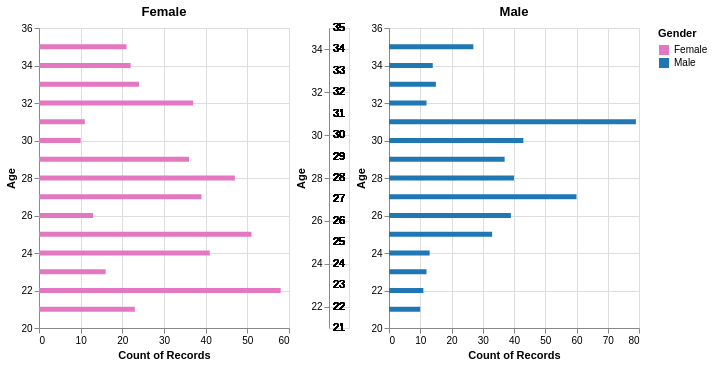

The cell this chart's notebook holds for it:
### Code cell
# Select rows of data where users are either male or female
new_dataF = data[(hyp_data_new['Gender'] == "Female")]
new_dataM = data[(hyp_data_new['Gender'] == "Male")]

base2 = alt.Chart(new_data).transform_calculate(
    gender=alt.expr.if_(alt.datum.sex == 1, 'Male', 'Female')
).properties(
    width=250
)

left2 = alt.Chart(new_dataF).encode(
    x = alt.X('count(Dominant_Emotion)'),
    y = alt.Y('Age' , sort='ascending'),
    color = alt.Color('Gender', scale=alt.Scale(range=['#e377c2','#1f77b4']))
) .mark_bar().properties(width=250, title='Female')

middle2 = base2.encode(
    y = alt.Y('Age',
    scale=alt.Scale(domain=(21,35))),
    text = alt.Text('Age'),
).mark_text().properties(width=20)

right2 = alt.Chart(new_dataM).encode(
    x = alt.X('count(Dominant_Emotion)'),
    y = alt.Y('Age'),
    color = alt.Color('Gender' , scale=alt.Scale(range=['#e377c2','#1f77b4']))
).mark_bar().properties(width=250, title='Male')

pyramid2 = alt.concat(left2, middle2, right2, spacing=5)
pyramid2

### Figure 1 — Vega-Lite specification as saved in the notebook (floating-point values rounded to 4 significant figures; data arrays with more than 128 entries replaced by an {"elided": "..."} marker saying what was removed)
{"config": {"view": {"continuousWidth": 400, "continuousHeight": 300}}, "concat": [{"data": {"name": "data-28ad0ce09f046281c1c91cd1a54eab29"}, "mark": "bar", "encoding": {"color": {"field": "Gender", "scale": {"range": ["#e377c2", "#1f77b4"]}, "type": "nominal"}, "x": {"aggregate": "count", "field": "Dominant_Emotion", "type": "nominal"}, "y": {"field": "Age", "sort": "ascending", "type": "quantitative"}}, "title": "Female", "width": 250}, {"data": {"name": "data-352497a100e7011689178c5d5086f4f8"}, "mark": "text", "encoding": {"text": {"field": "Age", "type": "quantitative"}, "y": {"field": "Age", "scale": {"domain": [21, 35]}, "type": "quantitative"}}, "transform": [{"calculate": "if((datum.sex === 1),'Male','Female')", "as": "gender"}], "width": 20}, {"data": {"name": "data-301289a07012fe2221749af56ee72331"}, "mark": "bar", "encoding": {"color": {"field": "Gender", "scale": {"range": ["#e377c2", "#1f77b4"]}, "type": "nominal"}, "x": {"aggregate": "count", "field": "Dominant_Emotion", "type": "nominal"}, "y": {"field": "Age", "type": "quantitative"}}, "title": "Male", "width": 250}], "spacing": 5, "$schema": "https://vega.github.io/schema/vega-lite/v4.17.0.json", "datasets": {"data-28ad0ce09f046281c1c91cd1a54eab29": {"elided": "449 records"}, "data-352497a100e7011689178c5d5086f4f8": {"elided": "894 records"}, "data-301289a07012fe2221749af56ee72331": {"elided": "445 records"}}}
